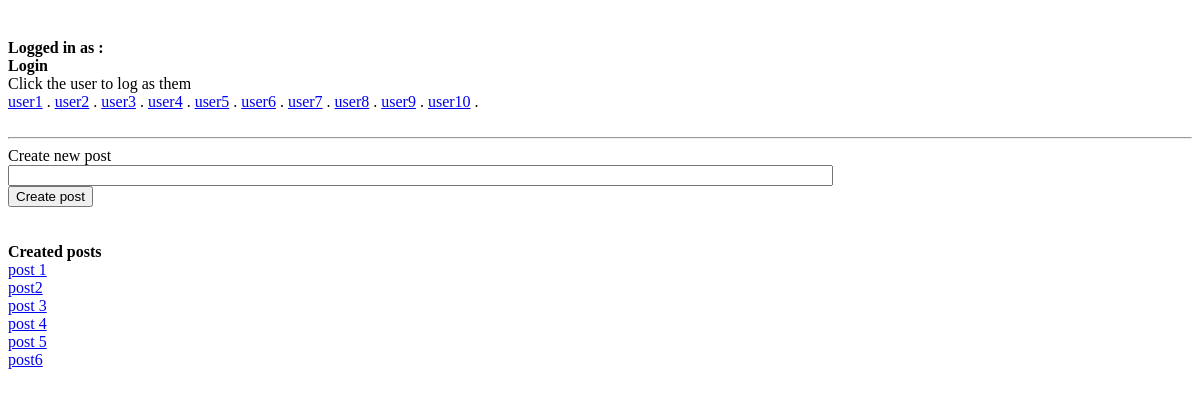
Before: / with the older database file.
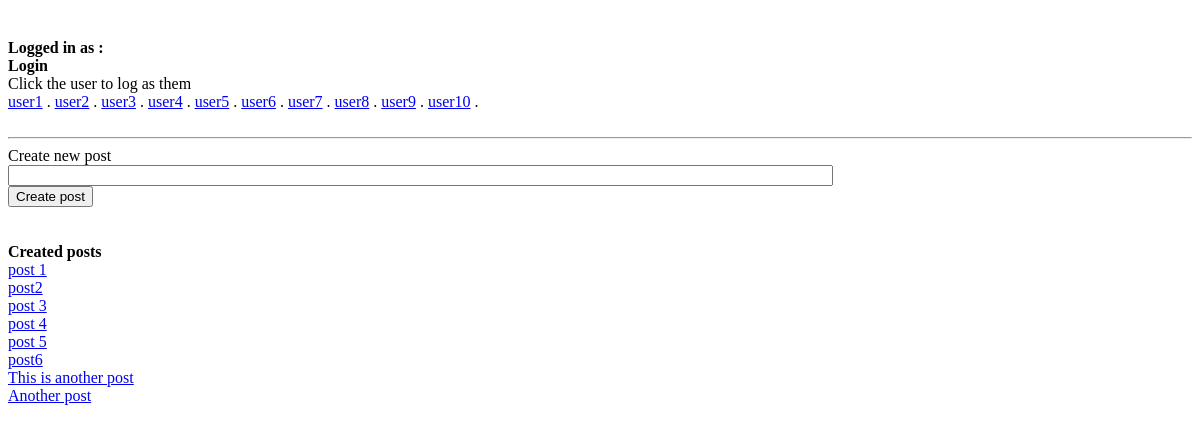
After: the same page with the newer database file.
### comments/models.py (models this page shows)
class post(models.Model):
    name =models.CharField(max_length=255,default='')

### comments/views.py (the view)
# urls.py: path('', views.index, name='index'),
def index(request):
    if request.method == 'POST':
        form = postform(request.POST or None)
        ano = post(name=request.POST['name'])# save the form data to model
        ano.save()
    form = postform()
    posts = post.objects.all()
    context ={}
    if request.user:
        context['currentuser'] = request.user
    context["posts"] = posts
    return render(request, "comments/index.html", context)

### comments/templates/comments/index.html (shortened to what this page needs)
<!DOCTYPE html>
<html>
<head>
</head>
<body>
<h1 id="notification"></h1><br/>
<b>Logged in as : </b> {{ currentuser.username }} <br/>
<b>Login</b><br/>
	Click the user to log as them<br/>
	<a href="/user1">user1</a> .
	<a href="/user2">user2</a> .
	<a href="/user3">user3</a> .
	<a href="/user4">user4</a> .
	<a href="/user5">user5</a> .
	<a href="/user6">user6</a> .
	<a href="/user7">user7</a> .
	<a href="/user8">user8</a> .
	<a href="/user9">user9</a> .
	<a href="/user10">user10</a> .
	<br/><br/>
<hr/>
    Create new post<br>
	<form action="" method="POST">
    <input name="name" id="room-name-input" type="text" size="100"><br>
    <button type="submit" class="btn btn-primary">Create post</button>
</form><br/><br/>
<b>Created posts</b><br/>
{% for post in posts %}
<a href="p/{{ post.pk }}">{{ post.name }}</a><br/>
{% endfor %}
</body>
</html>

Changed rows visible on the page:
added post: name "This is another post"
added post: name "Another post"
